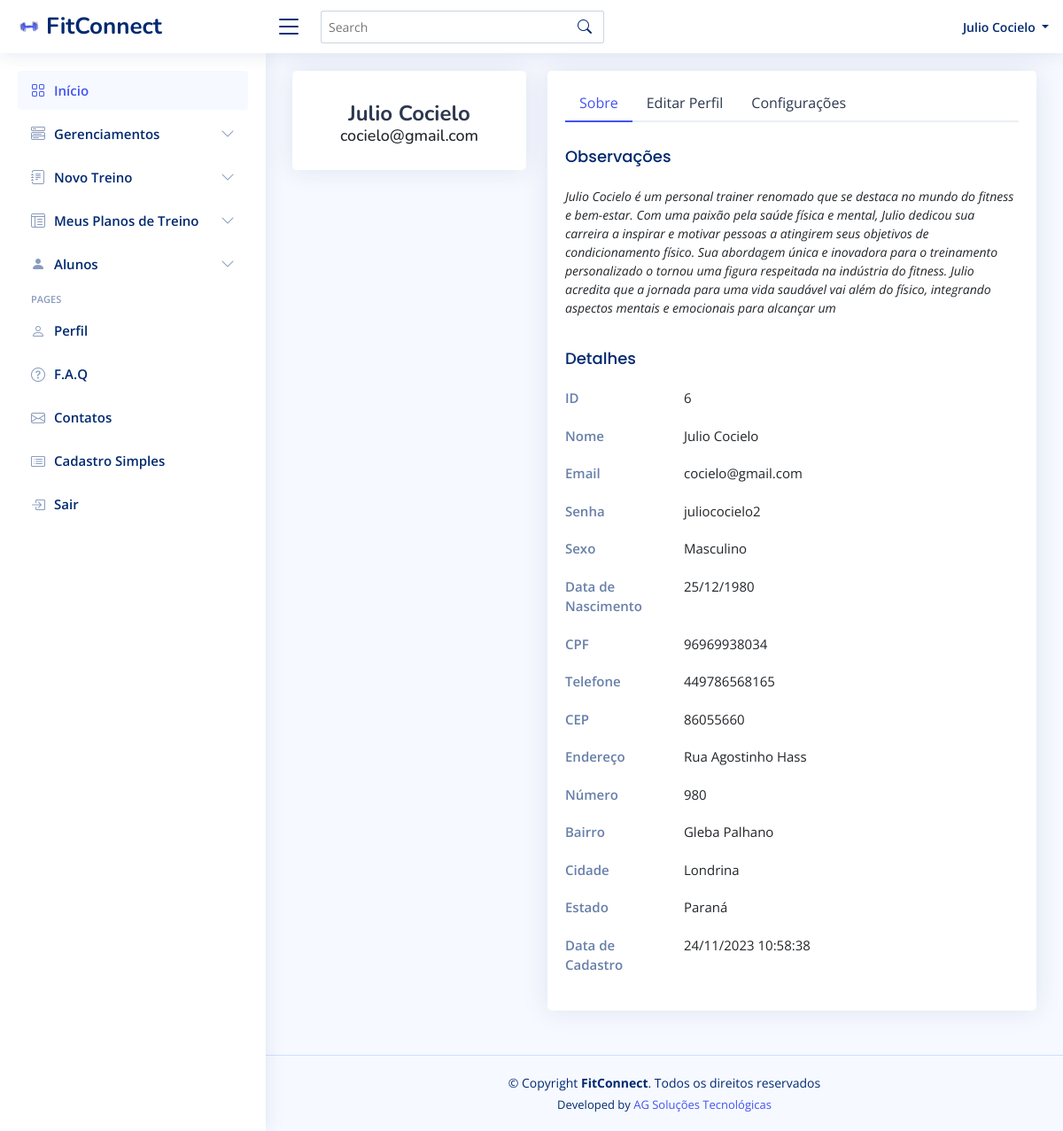
The page /mostrarPerfilPersonal.php (signed in) on the database its author committed.
### tables this page shows
CREATE TABLE `personal` (
  `id` int(11) NOT NULL,
  `nome` varchar(100) NOT NULL,
  `email` varchar(100) NOT NULL,
  `senha` varchar(50) NOT NULL,
  `sexo` varchar(10) NOT NULL,
  `dataNascimento` date DEFAULT NULL,
  `cref` varchar(15) NOT NULL,
  `cpf` varchar(11) NOT NULL,
  `cnpj` varchar(20) NOT NULL,
  `telefone` varchar(20) NOT NULL,
  `cep` varchar(15) NOT NULL,
  `endereco` varchar(100) NOT NULL,
  `numero` varchar(6) NOT NULL,
  `bairro` varchar(45) NOT NULL,
  `cidade` varchar(50) NOT NULL,
  `estado` varchar(20) NOT NULL,
  `observacao` varchar(500) NOT NULL,
  `estatus` varchar(10) NOT NULL DEFAULT 'ativo',
  `dataCadastro` datetime NOT NULL DEFAULT current_timestamp() ON UPDATE current_timestamp()
);

### mostrarPerfilPersonal.php (the view, shortened to what this page needs)
<?php
require_once('conexao.php');
$idPersonal = $_SESSION['id'];
$sql = "SELECT * FROM personal WHERE id = $idPersonal";
$resultado = mysqli_query($conexao, $sql);
if ($resultado) {
    $personal = mysqli_fetch_assoc($resultado);
    $dataNascimentoFormatada = date('d/m/Y', strtotime($personal['dataNascimento']));
    $dataCadastroFormatada = date('d/m/Y H:i:s', strtotime($personal['dataCadastro']));
} else {
    die("Erro na consulta ao banco de dados: " . mysqli_error($conexao));
}
?>
<!DOCTYPE html>
<html lang="pt-br">
<head>
    <link href="https://cdn.jsdelivr.net/npm/bootstrap@5.3.0-alpha3/dist/css/bootstrap.min.css" rel="stylesheet"
>
    <link href="assets/vendor/bootstrap/css/bootstrap.min.css" rel="stylesheet">
    <link href="assets/vendor/bootstrap-icons/bootstrap-icons.css" rel="stylesheet">
    <link href="assets/vendor/boxicons/css/boxicons.min.css" rel="stylesheet">
    <link href="assets/vendor/quill/quill.snow.css" rel="stylesheet">
    <link href="assets/vendor/quill/quill.bubble.css" rel="stylesheet">
    <link href="assets/vendor/remixicon/remixicon.css" rel="stylesheet">
    <link href="assets/vendor/simple-datatables/style.css" rel="stylesheet">
    <link href="assets/css/style.css" rel="stylesheet">
</head>
<body>
    <?php require_once('menuPersonal.php'); ?>
    <main id="main" class="main">
        <section class="section profile">
            <div class="row">
                <div class="col-xl-4">
                    <div class="card">
                        <div class="card-body profile-card pt-4 d-flex flex-column align-items-center">
                            <h2>
                                <?php echo $personal['nome']; ?>
                            </h2>
                            <h3>
                                <?php echo $personal['email']; ?>
                            </h3>
                        </div>
                    </div>
                </div>
                <div class="col-xl-8">
                    <div class="card">
                        <div class="card-body pt-3">
                            <ul class="nav nav-tabs nav-tabs-bordered">
                                <li class="nav-item">
                                    <button class="nav-link active" data-bs-toggle="tab"
                                        data-bs-target="#profile-overview">Sobre</button>
                                </li>
                                <li class="nav-item">
                                    <button class="nav-link" data-bs-toggle="tab" data-bs-target="#profile-edit">Editar
                                        Perfil</button>
                                </li>
                                <li class="nav-item">
                                    <button class="nav-link" data-bs-toggle="tab"
                                        data-bs-target="#profile-settings">Configurações</button>
                                </li>
                            </ul>
                            <div class="tab-content pt-2">
                                <div class="tab-pane fade show active profile-overview" id="profile-overview">
                                    <h5 class="card-title">Observações</h5>
                                    <p class="small fst-italic">
                                        <?php echo $personal['observacao']; ?>
                                    </p>
                                    <h5 class="card-title">Detalhes</h5>
                                    <div class="row">
                                        <div class="col-lg-3 col-md-4 label ">ID</div>
                                        <div class="col-lg-9 col-md-8">
                                            <?php echo $personal['id']; ?>
                                        </div>
                                    </div>
                                    <div class="row">
                                        <div class="col-lg-3 col-md-4 label">Nome</div>
                                        <div class="col-lg-9 col-md-8">
                                            <?php echo $personal['nome']; ?>
                                        </div>
                                    </div>
                                    <div class="row">
                                        <div class="col-lg-3 col-md-4 label">Email</div>
                                        <div class="col-lg-9 col-md-8">
                                            <?php echo $personal['email']; ?>
                                        </div>
                                    </div>
                                    <div class="row">
                                        <div class="col-lg-3 col-md-4 label">Senha</div>
                                        <div class="col-lg-9 col-md-8">
                                            <?php echo $personal['senha']; ?>
                                        </div>
                                    </div>
                                    <div class="row">
                                        <div class="col-lg-3 col-md-4 label">Sexo</div>
                                        <div class="col-lg-9 col-md-8">
                                            <?php echo $personal['sexo']; ?>
                                        </div>
                                    </div>
                                    <div class="row">
                                        <div class="col-lg-3 col-md-4 label">Data de Nascimento</div>
                                        <div class="col-lg-9 col-md-8">
                                            <?php echo $dataNascimentoFormatada; ?>
                                        </div>
                                    </div>
                                    <div class="row">
                                        <div class="col-lg-3 col-md-4 label">CPF</div>
                                        <div class="col-lg-9 col-md-8">
                                            <?php echo $personal['cpf']; ?>
                                        </div>
                                    </div>
                                    <div class="row">
                                        <div class="col-lg-3 col-md-4 label">Telefone</div>
                                        <div class="col-lg-9 col-md-8">
                                            <?php echo $personal['telefone']; ?>
                                        </div>
                                    </div>
                                    <div class="row">
                                        <div class="col-lg-3 col-md-4 label">CEP</div>
                                        <div class="col-lg-9 col-md-8">
                                            <?php echo $personal['cep']; ?>
                                        </div>
                                    </div>
                                    <div class="row">
                                        <div class="col-lg-3 col-md-4 label">Endereço</div>
                                        <div class="col-lg-9 col-md-8">
                                            <?php echo $personal['endereco']; ?>
                                        </div>
                                    </div>
                                    <div class="row">
                                        <div class="col-lg-3 col-md-4 label">Número</div>
                                        <div class="col-lg-9 col-md-8">
                                            <?php echo $personal['numero']; ?>
                                        </div>
                                    </div>
                                    <div class="row">
                                        <div class="col-lg-3 col-md-4 label">Bairro</div>
                                        <div class="col-lg-9 col-md-8">
                                            <?php echo $personal['bairro']; ?>
                                        </div>
                                    </div>
                                    <div class="row">
                                        <div class="col-lg-3 col-md-4 label">Cidade</div>
                                        <div class="col-lg-9 col-md-8">
                                            <?php echo $personal['cidade']; ?>
                                        </div>
                                    </div>
                                    <div class="row">
                                        <div class="col-lg-3 col-md-4 label">Estado</div>
                                        <div class="col-lg-9 col-md-8">
                                            <?php echo $personal['estado']; ?>
                                        </div>
                                    </div>
                                    <div class="row">
                                        <div class="col-lg-3 col-md-4 label">Data de Cadastro</div>
                                        <div class="col-lg-9 col-md-8">
                                            <?php echo $dataCadastroFormatada; ?>
                                        </div>
                                    </div>
                                </div>
                            </div>
                        </div>
                    </div>
                </div>
            </div>
        </section>
    </main>
    <footer id="footer" class="footer">
        <div class="copyright">
            &copy; Copyright <strong><span>FitConnect</span></strong>. Todos os direitos reservados
        </div>
        <div class="credits">
            Developed by <a href="https://bootstrapmade.com/">AG Soluções Tecnológicas</a>
        </div>
    </footer>
</body>
</html>

### assets/css/style.css (style rules this page uses)
:root { scroll-behavior: smooth; }
body { font-family: "Open Sans", sans-serif; background: #f6f9ff; color: #444444; }
a { color: #4154f1; text-decoration: none; }
h1, h2, h3, h4, h5, h6 { font-family: "Nunito", sans-serif; }
#main { margin-top: 60px; padding: 20px 30px; transition: all 0.3s; }
.card { margin-bottom: 30px; border: none; border-radius: 5px; box-shadow: 0px 0 30px rgba(1, 41, 112, 0.1); }
.card-title { padding: 20px 0 15px 0; font-size: 18px; font-weight: 500; color: #012970; font-family: "Poppins", sans-serif; }
.card-body { padding: 0 20px 20px 20px; }
.nav-tabs-bordered { border-bottom: 2px solid #ebeef4; }
.nav-tabs-bordered .nav-link { margin-bottom: -2px; border: none; color: #2c384e; }
.nav-tabs-bordered .nav-link.active { background-color: #fff; color: #4154f1; border-bottom: 2px solid #4154f1; }
@media (min-width: 1200px) { #main, #footer { margin-left: 300px; } }
.profile .profile-card h2 { font-size: 24px; font-weight: 700; color: #2c384e; margin: 10px 0 0 0; }
.profile .profile-card h3 { font-size: 18px; }
.profile .profile-overview .row { margin-bottom: 20px; font-size: 15px; }
.profile .profile-overview .card-title { color: #012970; }
.profile .profile-overview .label { font-weight: 600; color: rgba(1, 41, 112, 0.6); }
.footer { padding: 20px 0; font-size: 14px; transition: all 0.3s; border-top: 1px solid #cddfff; }
.footer .copyright { text-align: center; color: #012970; }
.footer .credits { padding-top: 5px; text-align: center; font-size: 13px; color: #012970; }

### rows shown on the page
personal: nome "Julio Cocielo", email "cocielo@gmail.com", observacao "Julio Cocielo é um personal trainer renomado que se destaca no mundo do fitness e bem-estar. Com uma paixão pela saúde física e mental, Julio dedicou sua carreira a inspirar e motivar pessoas a atingirem seus objetivos de condicionamento físico. Sua abordagem única e inovadora para o treinamento personalizado o tornou uma figura respeitada na indústria do fitness. Julio acredita que a jornada para uma vida saudável vai além do físico, integrando aspectos mentais e emocionais para alcançar um", id "6", senha "juliococielo2", sexo "Masculino", dataNascimento "25/12/1980", cpf "96969938034", telefone "449786568165", cep "86055660", endereco "Rua Agostinho Hass", numero "980", bairro "Gleba Palhano", cidade "Londrina", estado "Paraná", dataCadastro "24/11/2023 10:58:38"

### other values the page prints
$personal_name "Julio Cocielo"
